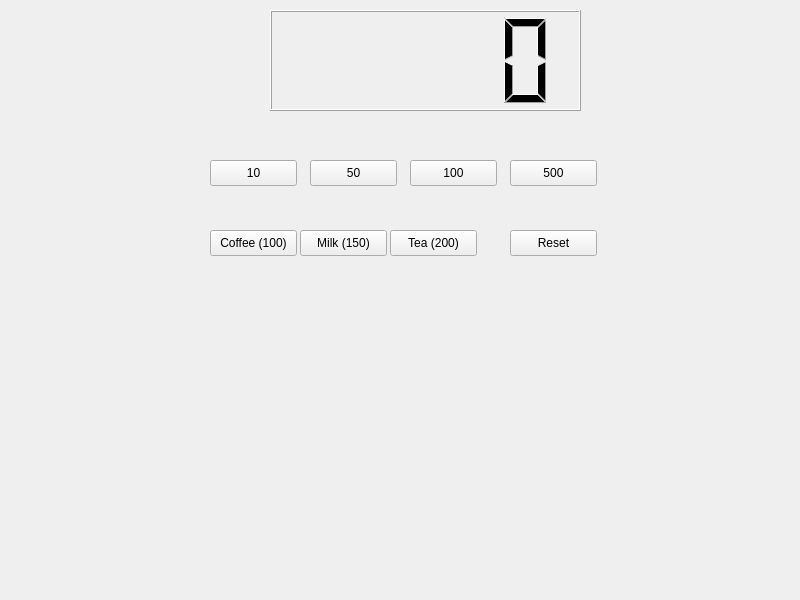
<?xml version="1.0" encoding="UTF-8"?>
<ui version="4.0">
 <class>Widget</class>
 <widget class="QWidget" name="Widget">
  <property name="geometry">
   <rect>
    <x>0</x>
    <y>0</y>
    <width>800</width>
    <height>600</height>
   </rect>
  </property>
  <property name="windowTitle">
   <string>Widget</string>
  </property>
  <widget class="QLCDNumber" name="lcdNumber">
   <property name="geometry">
    <rect>
     <x>270</x>
     <y>10</y>
     <width>311</width>
     <height>101</height>
    </rect>
   </property>
  </widget>
  <widget class="QPushButton" name="pb10">
   <property name="geometry">
    <rect>
     <x>210</x>
     <y>160</y>
     <width>87</width>
     <height>26</height>
    </rect>
   </property>
   <property name="text">
    <string>10</string>
   </property>
  </widget>
  <widget class="QPushButton" name="pb50">
   <property name="geometry">
    <rect>
     <x>310</x>
     <y>160</y>
     <width>87</width>
     <height>26</height>
    </rect>
   </property>
   <property name="text">
    <string>50</string>
   </property>
  </widget>
  <widget class="QPushButton" name="pb500">
   <property name="geometry">
    <rect>
     <x>510</x>
     <y>160</y>
     <width>87</width>
     <height>26</height>
    </rect>
   </property>
   <property name="text">
    <string>500</string>
   </property>
  </widget>
  <widget class="QPushButton" name="pb100">
   <property name="geometry">
    <rect>
     <x>410</x>
     <y>160</y>
     <width>87</width>
     <height>26</height>
    </rect>
   </property>
   <property name="text">
    <string>100</string>
   </property>
  </widget>
  <widget class="QPushButton" name="pbCoffee">
   <property name="geometry">
    <rect>
     <x>210</x>
     <y>230</y>
     <width>87</width>
     <height>26</height>
    </rect>
   </property>
   <property name="text">
    <string>Coffee (100)</string>
   </property>
  </widget>
  <widget class="QPushButton" name="pbMilk">
   <property name="geometry">
    <rect>
     <x>300</x>
     <y>230</y>
     <width>87</width>
     <height>26</height>
    </rect>
   </property>
   <property name="text">
    <string>Milk (150)</string>
   </property>
  </widget>
  <widget class="QPushButton" name="pbTea">
   <property name="geometry">
    <rect>
     <x>390</x>
     <y>230</y>
     <width>87</width>
     <height>26</height>
    </rect>
   </property>
   <property name="text">
    <string>Tea (200)</string>
   </property>
  </widget>
  <widget class="QPushButton" name="pbReset">
   <property name="geometry">
    <rect>
     <x>510</x>
     <y>230</y>
     <width>87</width>
     <height>26</height>
    </rect>
   </property>
   <property name="text">
    <string>Reset</string>
   </property>
  </widget>
 </widget>
 <resources/>
 <connections/>
</ui>
